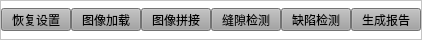
        <widget class="QFrame" name="frame_3">
         <property name="minimumSize">
          <size>
           <width>0</width>
           <height>40</height>
          </size>
         </property>
         <property name="maximumSize">
          <size>
           <width>16777215</width>
           <height>40</height>
          </size>
         </property>
         <property name="styleSheet">
          <string notr="true">background-color: rgb(255, 255, 255);</string>
         </property>
         <property name="frameShape">
          <enum>QFrame::StyledPanel</enum>
         </property>
         <property name="frameShadow">
          <enum>QFrame::Raised</enum>
         </property>
         <layout class="QHBoxLayout" name="horizontalLayout_2">
          <property name="spacing">
           <number>0</number>
          </property>
          <property name="leftMargin">
           <number>0</number>
          </property>
          <property name="topMargin">
           <number>0</number>
          </property>
          <property name="rightMargin">
           <number>0</number>
          </property>
          <property name="bottomMargin">
           <number>0</number>
          </property>
          <item>
           <widget class="QPushButton" name="pushButton_8">
            <property name="minimumSize">
             <size>
              <width>70</width>
              <height>23</height>
             </size>
            </property>
            <property name="maximumSize">
             <size>
              <width>70</width>
              <height>23</height>
             </size>
            </property>
            <property name="styleSheet">
             <string notr="true">color: rgb(0, 0, 0);
background-color: rgb(161, 161, 161);</string>
            </property>
            <property name="text">
             <string>恢复设置</string>
            </property>
           </widget>
          </item>
          <item>
           <widget class="QPushButton" name="pushButton_5">
            <property name="minimumSize">
             <size>
              <width>70</width>
              <height>23</height>
             </size>
            </property>
            <property name="maximumSize">
             <size>
              <width>70</width>
              <height>23</height>
             </size>
            </property>
            <property name="font">
             <font>
              <weight>50</weight>
              <bold>false</bold>
             </font>
            </property>
            <property name="styleSheet">
             <string notr="true">color: rgb(0, 0, 0);
background-color: rgb(161, 161, 161);</string>
            </property>
            <property name="text">
             <string>图像加载</string>
            </property>
           </widget>
          </item>
          <item>
           <widget class="QPushButton" name="pushButton_4">
            <property name="minimumSize">
             <size>
              <width>70</width>
              <height>23</height>
             </size>
            </property>
            <property name="maximumSize">
             <size>
              <width>70</width>
              <height>23</height>
             </size>
            </property>
            <property name="font">
             <font>
              <weight>50</weight>
              <bold>false</bold>
             </font>
            </property>
            <property name="styleSheet">
             <string notr="true">color: rgb(0, 0, 0);
background-color: rgb(161, 161, 161);</string>
            </property>
            <property name="text">
             <string>图像拼接</string>
            </property>
            <property name="autoDefault">
             <bool>false</bool>
            </property>
            <property name="default">
             <bool>false</bool>
            </property>
            <property name="flat">
             <bool>false</bool>
            </property>
           </widget>
          </item>
          <item>
           <widget class="QPushButton" name="pushButton_3">
            <property name="minimumSize">
             <size>
              <width>70</width>
              <height>23</height>
             </size>
            </property>
            <property name="maximumSize">
             <size>
              <width>70</width>
              <height>23</height>
             </size>
            </property>
            <property name="font">
             <font>
              <weight>50</weight>
              <bold>false</bold>
             </font>
            </property>
            <property name="styleSheet">
             <string notr="true">color: rgb(0, 0, 0);
background-color: rgb(161, 161, 161);</string>
            </property>
            <property name="text">
             <string>缝隙检测</string>
            </property>
           </widget>
          </item>
          <item>
           <widget class="QPushButton" name="pushButton_2">
            <property name="minimumSize">
             <size>
              <width>70</width>
              <height>23</height>
             </size>
            </property>
            <property name="maximumSize">
             <size>
              <width>70</width>
              <height>23</height>
             </size>
            </property>
            <property name="font">
             <font>
              <weight>50</weight>
              <bold>false</bold>
             </font>
            </property>
            <property name="styleSheet">
             <string notr="true">color: rgb(0, 0, 0);
background-color: rgb(161, 161, 161);</string>
            </property>
            <property name="text">
             <string>缺陷检测</string>
            </property>
           </widget>
          </item>
          <item>
           <widget class="QPushButton" name="pushButton">
            <property name="minimumSize">
             <size>
              <width>70</width>
              <height>23</height>
             </size>
            </property>
            <property name="maximumSize">
             <size>
              <width>70</width>
              <height>23</height>
             </size>
            </property>
            <property name="font">
             <font>
              <weight>50</weight>
              <bold>false</bold>
              <kerning>true</kerning>
             </font>
            </property>
            <property name="styleSheet">
             <string notr="true">color: rgb(0, 0, 0);
background-color: rgb(161, 161, 161);</string>
            </property>
            <property name="text">
             <string>生成报告</string>
            </property>
            <property name="default">
             <bool>false</bool>
            </property>
            <property name="flat">
             <bool>false</bool>
            </property>
           </widget>
          </item>
         </layout>
        </widget>
